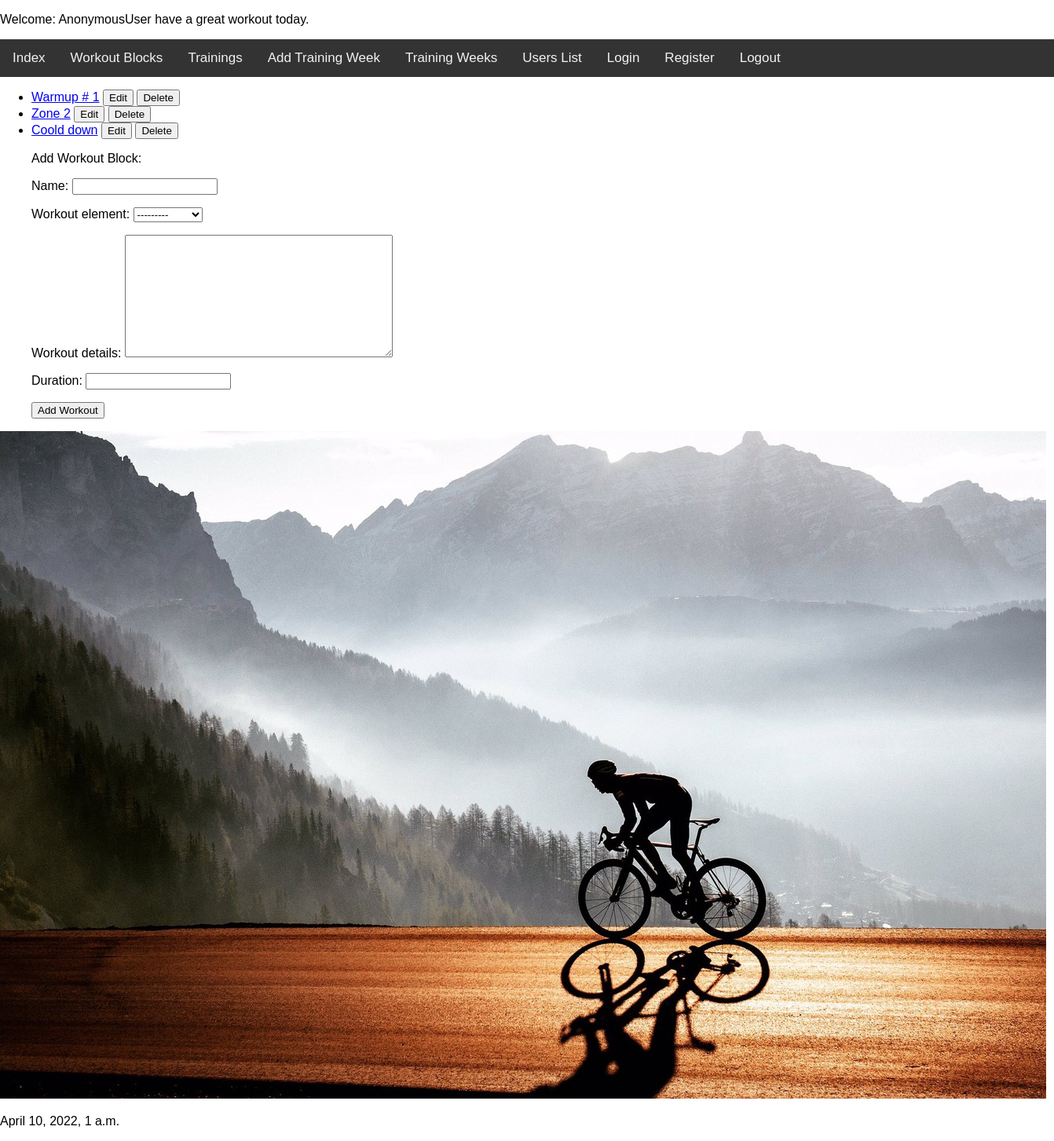
/trainingz_app/list_workout_blocks/, run on the app's committed database.
### trainingz_app/models.py (models this page shows)
class WorkoutBlock(models.Model):
    name = models.CharField(max_length=50)
    workout_element = models.CharField(max_length=30, choices=WORKOUT_ELEMENTS)
    workout_details = models.TextField()
    duration = models.SmallIntegerField()
    def __str__(self):
        return self.name
    def get_absolute_url(self):
        return reverse("detail_workout_block", args=(self.id,))
    def get_update_url(self):
        return reverse("update_workout_block", kwargs={"id": self.id})
    def get_delete_url(self):
        return reverse("delete_workout_block", kwargs={"id": self.id})

### trainingz_app/views.py (the view, shortened to what this page needs)
class ShowWorkoutBlocksView(View):
    def get(self, request):
        form = AddWorkoutBlockForm()
        return render(request, "list_workout_blocks.html", {"object_list": WorkoutBlock.objects.all(), 'form': form})

### trainingz_app/forms.py
class AddWorkoutBlockForm(forms.ModelForm):
    class Meta:
        model = WorkoutBlock
        fields = "__all__"

### trainingz_app/context_processor.py (called while the page is built)
def get_date(request):
    return {"date": datetime.now()}

### trainingz_app/templates/list_workout_blocks.html (shortened to what this page needs)
{% extends 'base.html' %}
{% block trainingz %}
<ul>
    {% for item in object_list %}
        <li>
            <a href="{{ item.get_absolute_url }}">{{ item }}</a>
            <a href="{{ item.get_update_url }}"><button>Edit</button></a>
            <a href="{{ item.get_delete_url }}"><button>Delete</button></a>
        </li>
    {% endfor %}
 <form method="POST">
     <p>Add Workout Block:</p>
        {{ form.as_p }}
        <input type="submit" value="Add Workout">
</ul>
{% endblock %}

### trainingz_app/static/css/base.css (style rules this page uses)
body { margin: 0; font-family: Arial, Helvetica, sans-serif; }

### data on the page
WorkoutBlock: name "Warmup # 1"
WorkoutBlock: name "Zone 2"
WorkoutBlock: name "Coold down"

### other printed values
{{ user }} "AnonymousUser"
